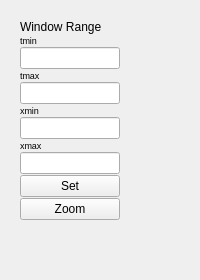
        <widget class="QWidget" name="x_t">
         <property name="enabled">
          <bool>true</bool>
         </property>
         <property name="sizePolicy">
          <sizepolicy hsizetype="MinimumExpanding" vsizetype="MinimumExpanding">
           <horstretch>0</horstretch>
           <verstretch>0</verstretch>
          </sizepolicy>
         </property>
         <attribute name="title">
          <string>x(t)</string>
         </attribute>
         <layout class="QVBoxLayout" name="verticalLayout_4">
          <item>
           <layout class="QHBoxLayout" name="horizontalLayout_3">
            <property name="spacing">
             <number>0</number>
            </property>
            <property name="rightMargin">
             <number>0</number>
            </property>
            <item>
             <widget class="QWidget" name="framsd" native="true">
              <property name="sizePolicy">
               <sizepolicy hsizetype="Fixed" vsizetype="Preferred">
                <horstretch>0</horstretch>
                <verstretch>0</verstretch>
               </sizepolicy>
              </property>
              <property name="minimumSize">
               <size>
                <width>110</width>
                <height>0</height>
               </size>
              </property>
              <layout class="QVBoxLayout" name="verticalLayout_6">
               <property name="spacing">
                <number>1</number>
               </property>
               <property name="rightMargin">
                <number>10</number>
               </property>
               <item>
                <widget class="QLabel" name="X_WindowRangeLabel">
                 <property name="minimumSize">
                  <size>
                   <width>100</width>
                   <height>0</height>
                  </size>
                 </property>
                 <property name="maximumSize">
                  <size>
                   <width>100</width>
                   <height>16777215</height>
                  </size>
                 </property>
                 <property name="text">
                  <string>Window Range</string>
                 </property>
                </widget>
               </item>
               <item>
                <widget class="QLabel" name="X_tminLabel">
                 <property name="minimumSize">
                  <size>
                   <width>100</width>
                   <height>0</height>
                  </size>
                 </property>
                 <property name="maximumSize">
                  <size>
                   <width>100</width>
                   <height>16777215</height>
                  </size>
                 </property>
                 <property name="font">
                  <font>
                   <pointsize>7</pointsize>
                  </font>
                 </property>
                 <property name="text">
                  <string>tmin</string>
                 </property>
                </widget>
               </item>
               <item>
                <widget class="QLineEdit" name="X_tminLineEdit">
                 <property name="minimumSize">
                  <size>
                   <width>100</width>
                   <height>0</height>
                  </size>
                 </property>
                 <property name="maximumSize">
                  <size>
                   <width>100</width>
                   <height>16777215</height>
                  </size>
                 </property>
                </widget>
               </item>
               <item>
                <widget class="QLabel" name="X_tmaxLabel">
                 <property name="minimumSize">
                  <size>
                   <width>100</width>
                   <height>0</height>
                  </size>
                 </property>
                 <property name="maximumSize">
                  <size>
                   <width>100</width>
                   <height>16777215</height>
                  </size>
                 </property>
                 <property name="font">
                  <font>
                   <pointsize>7</pointsize>
                  </font>
                 </property>
                 <property name="text">
                  <string>tmax</string>
                 </property>
                </widget>
               </item>
               <item>
                <widget class="QLineEdit" name="X_tmaxLineEdit">
                 <property name="minimumSize">
                  <size>
                   <width>100</width>
                   <height>0</height>
                  </size>
                 </property>
                 <property name="maximumSize">
                  <size>
                   <width>100</width>
                   <height>16777215</height>
                  </size>
                 </property>
                </widget>
               </item>
               <item>
                <widget class="QLabel" name="X_xminLabel">
                 <property name="minimumSize">
                  <size>
                   <width>100</width>
                   <height>0</height>
                  </size>
                 </property>
                 <property name="maximumSize">
                  <size>
                   <width>100</width>
                   <height>16777215</height>
                  </size>
                 </property>
                 <property name="font">
                  <font>
                   <pointsize>7</pointsize>
                  </font>
                 </property>
                 <property name="text">
                  <string>xmin</string>
                 </property>
                </widget>
               </item>
               <item>
                <widget class="QLineEdit" name="X_xminLineEdit">
                 <property name="minimumSize">
                  <size>
                   <width>100</width>
                   <height>0</height>
                  </size>
                 </property>
                 <property name="maximumSize">
                  <size>
                   <width>100</width>
                   <height>16777215</height>
                  </size>
                 </property>
                </widget>
               </item>
               <item>
                <widget class="QLabel" name="X_xmax_label">
                 <property name="minimumSize">
                  <size>
                   <width>100</width>
                   <height>0</height>
                  </size>
                 </property>
                 <property name="maximumSize">
                  <size>
                   <width>100</width>
                   <height>16777215</height>
                  </size>
                 </property>
                 <property name="font">
                  <font>
                   <pointsize>7</pointsize>
                  </font>
                 </property>
                 <property name="text">
                  <string>xmax</string>
                 </property>
                </widget>
               </item>
               <item>
                <widget class="QLineEdit" name="X_xmaxLineEdit">
                 <property name="minimumSize">
                  <size>
                   <width>100</width>
                   <height>0</height>
                  </size>
                 </property>
                 <property name="maximumSize">
                  <size>
                   <width>100</width>
                   <height>16777215</height>
                  </size>
                 </property>
                </widget>
               </item>
               <item>
                <widget class="QPushButton" name="X_SetButton">
                 <property name="minimumSize">
                  <size>
                   <width>100</width>
                   <height>0</height>
                  </size>
                 </property>
                 <property name="maximumSize">
                  <size>
                   <width>100</width>
                   <height>16777215</height>
                  </size>
                 </property>
                 <property name="text">
                  <string>Set</string>
                 </property>
                </widget>
               </item>
               <item>
                <widget class="QPushButton" name="X_ZoomButton">
                 <property name="minimumSize">
                  <size>
                   <width>100</width>
                   <height>0</height>
                  </size>
                 </property>
                 <property name="maximumSize">
                  <size>
                   <width>100</width>
                   <height>16777215</height>
                  </size>
                 </property>
                 <property name="text">
                  <string>Zoom</string>
                 </property>
                </widget>
               </item>
               <item>
                <spacer name="verticalSpacer">
                 <property name="orientation">
                  <enum>Qt::Vertical</enum>
                 </property>
                 <property name="sizeHint" stdset="0">
                  <size>
                   <width>20</width>
                   <height>40</height>
                  </size>
                 </property>
                </spacer>
               </item>
              </layout>
             </widget>
            </item>
            <item>
             <widget class="QFrame" name="frame2">
              <property name="sizePolicy">
               <sizepolicy hsizetype="MinimumExpanding" vsizetype="MinimumExpanding">
                <horstretch>0</horstretch>
                <verstretch>0</verstretch>
               </sizepolicy>
              </property>
              <property name="minimumSize">
               <size>
                <width>0</width>
                <height>0</height>
               </size>
              </property>
              <property name="frameShape">
               <enum>QFrame::NoFrame</enum>
              </property>
              <property name="frameShadow">
               <enum>QFrame::Plain</enum>
              </property>
              <property name="lineWidth">
               <number>0</number>
              </property>
             </widget>
            </item>
           </layout>
          </item>
         </layout>
        </widget>
